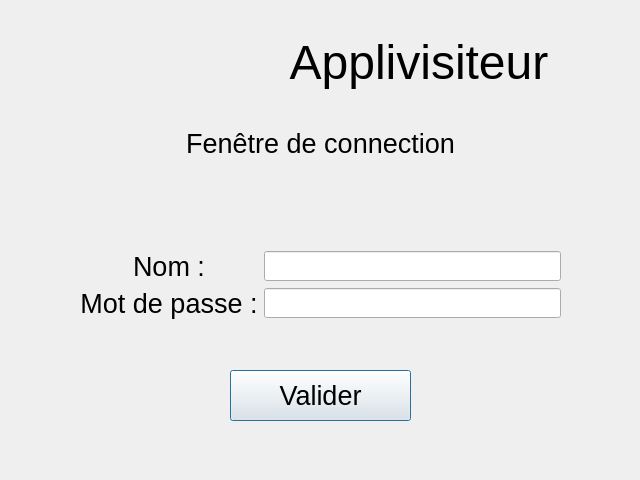
<?xml version="1.0" encoding="UTF-8"?>
<ui version="4.0">
 <class>Dialog</class>
 <widget class="QDialog" name="Dialog">
  <property name="geometry">
   <rect>
    <x>0</x>
    <y>0</y>
    <width>640</width>
    <height>480</height>
   </rect>
  </property>
  <property name="minimumSize">
   <size>
    <width>640</width>
    <height>480</height>
   </size>
  </property>
  <property name="windowTitle">
   <string>Dialog</string>
  </property>
  <widget class="QPushButton" name="loginBouton">
   <property name="geometry">
    <rect>
     <x>230</x>
     <y>370</y>
     <width>181</width>
     <height>51</height>
    </rect>
   </property>
   <property name="font">
    <font>
     <family>Arial</family>
     <pointsize>20</pointsize>
    </font>
   </property>
   <property name="text">
    <string>Valider</string>
   </property>
  </widget>
  <widget class="QWidget" name="layoutWidget">
   <property name="geometry">
    <rect>
     <x>0</x>
     <y>0</y>
     <width>641</width>
     <height>124</height>
    </rect>
   </property>
   <layout class="QHBoxLayout" name="horizontalLayout">
    <property name="sizeConstraint">
     <enum>QLayout::SetNoConstraint</enum>
    </property>
    <item>
     <widget class="QLabel" name="label_2">
      <property name="minimumSize">
       <size>
        <width>191</width>
        <height>122</height>
       </size>
      </property>
      <property name="maximumSize">
       <size>
        <width>191</width>
        <height>122</height>
       </size>
      </property>
      <property name="font">
       <font>
        <kerning>true</kerning>
       </font>
      </property>
      <property name="text">
       <string/>
      </property>
      <property name="pixmap">
       <pixmap resource="logoqrc.qrc">:/newPrefix/image/logo.jpg</pixmap>
      </property>
      <property name="scaledContents">
       <bool>true</bool>
      </property>
      <property name="openExternalLinks">
       <bool>false</bool>
      </property>
     </widget>
    </item>
    <item>
     <widget class="QLabel" name="label">
      <property name="font">
       <font>
        <family>Arial</family>
        <pointsize>36</pointsize>
        <weight>50</weight>
        <italic>false</italic>
        <bold>false</bold>
        <underline>false</underline>
        <strikeout>false</strikeout>
       </font>
      </property>
      <property name="autoFillBackground">
       <bool>false</bool>
      </property>
      <property name="text">
       <string>Applivisiteur</string>
      </property>
      <property name="scaledContents">
       <bool>false</bool>
      </property>
      <property name="alignment">
       <set>Qt::AlignCenter</set>
      </property>
     </widget>
    </item>
   </layout>
  </widget>
  <widget class="QWidget" name="layoutWidget">
   <property name="geometry">
    <rect>
     <x>80</x>
     <y>200</y>
     <width>481</width>
     <height>171</height>
    </rect>
   </property>
   <layout class="QVBoxLayout" name="verticalLayout_2">
    <item>
     <layout class="QGridLayout" name="gridLayout">
      <item row="0" column="1">
       <widget class="QLineEdit" name="champsLogin">
        <property name="minimumSize">
         <size>
          <width>0</width>
          <height>30</height>
         </size>
        </property>
        <property name="readOnly">
         <bool>false</bool>
        </property>
       </widget>
      </item>
      <item row="1" column="0">
       <widget class="QLabel" name="label_4">
        <property name="font">
         <font>
          <family>Arial</family>
          <pointsize>20</pointsize>
          <weight>50</weight>
          <italic>false</italic>
          <bold>false</bold>
          <underline>false</underline>
          <strikeout>false</strikeout>
         </font>
        </property>
        <property name="text">
         <string>Mot de passe :</string>
        </property>
        <property name="alignment">
         <set>Qt::AlignCenter</set>
        </property>
       </widget>
      </item>
      <item row="1" column="1">
       <widget class="QLineEdit" name="champsMDP">
        <property name="minimumSize">
         <size>
          <width>0</width>
          <height>30</height>
         </size>
        </property>
        <property name="inputMethodHints">
         <set>Qt::ImhHiddenText|Qt::ImhNoAutoUppercase|Qt::ImhNoPredictiveText|Qt::ImhSensitiveData</set>
        </property>
        <property name="frame">
         <bool>true</bool>
        </property>
        <property name="echoMode">
         <enum>QLineEdit::Password</enum>
        </property>
        <property name="dragEnabled">
         <bool>false</bool>
        </property>
        <property name="readOnly">
         <bool>false</bool>
        </property>
       </widget>
      </item>
      <item row="0" column="0">
       <widget class="QLabel" name="label_5">
        <property name="font">
         <font>
          <family>Arial</family>
          <pointsize>20</pointsize>
          <weight>50</weight>
          <italic>false</italic>
          <bold>false</bold>
          <underline>false</underline>
          <strikeout>false</strikeout>
         </font>
        </property>
        <property name="text">
         <string>Nom :</string>
        </property>
        <property name="alignment">
         <set>Qt::AlignCenter</set>
        </property>
       </widget>
      </item>
     </layout>
    </item>
   </layout>
  </widget>
  <widget class="QWidget" name="gridLayoutWidget">
   <property name="geometry">
    <rect>
     <x>0</x>
     <y>123</y>
     <width>641</width>
     <height>41</height>
    </rect>
   </property>
   <layout class="QGridLayout" name="gridLayout_2">
    <item row="0" column="0">
     <widget class="QLabel" name="label_3">
      <property name="font">
       <font>
        <family>Arial</family>
        <pointsize>20</pointsize>
        <weight>50</weight>
        <italic>false</italic>
        <bold>false</bold>
        <underline>false</underline>
        <strikeout>false</strikeout>
       </font>
      </property>
      <property name="autoFillBackground">
       <bool>false</bool>
      </property>
      <property name="text">
       <string>Fenêtre de connection</string>
      </property>
      <property name="scaledContents">
       <bool>false</bool>
      </property>
      <property name="alignment">
       <set>Qt::AlignCenter</set>
      </property>
     </widget>
    </item>
   </layout>
  </widget>
 </widget>
 <resources>
  <include location="logoqrc.qrc"/>
 </resources>
 <connections/>
</ui>
